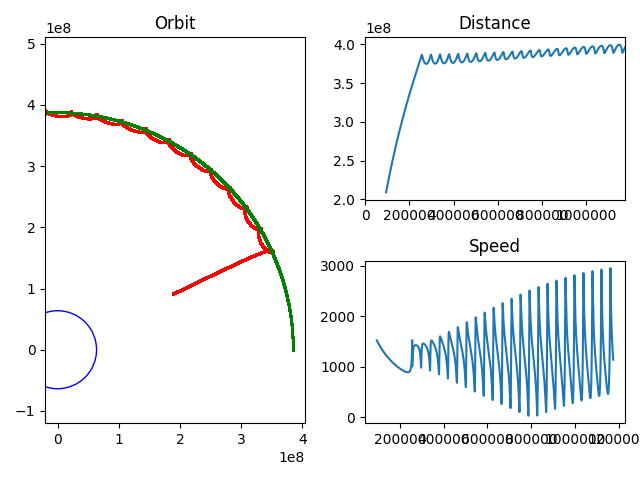

Recreate this plot in Python.
import matplotlib
matplotlib.use('Agg')

import matplotlib.pyplot as plt
import numpy as np

d = 6771000
p = 10**5

v = 7672
p = 100

print("start read")
t, x, y, d, vx, vy, mx, my = [], [], [], [], [], [], [], []
with open("orbit.txt") as f:
    lines = f.readlines()
    print("end read lines")
    mapped = map(str.split, lines)
    for line in mapped:
        j, ti, xi, yi, di, vxi, vyi, mxi, myi = map(float, line)
        t.append(ti)
        x.append(xi)
        y.append(yi)
        d.append(di)
        vx.append(vxi)
        vy.append(vyi)
        mx.append(mxi)
        my.append(myi)
    print("end parse")

t = np.array(t)
x = np.array(x)
y = np.array(y)
d = np.array(d)
vx = np.array(vx)
vy = np.array(vy)
mx = np.array(mx)
my = np.array(my)

# ORBIT
plt.subplot(121)
plt.scatter(x, y, s=1, color="r")
plt.axis('equal')
plt.gca().set_xlim(0, max(max(x), max(mx)))
plt.title("Orbit")

# EARTH
earth = plt.Circle((0, 0), 10*6.371e+6, color='blue', fill=False)
plt.gca().add_artist(earth)

# MOON
plt.scatter(mx, my, s=1, color="g")

# DISTANCE
plt.subplot(222)
plt.plot(t, d)
plt.gca().set_xlim(0, max(t))

plt.title("Distance")

# SPEED
plt.subplot(224)
plt.plot(t, np.sqrt(vx**2 + vy**2))
#  plt.axis('equal')
plt.title("Speed")

# plt.axis('off')
plt.tight_layout()

plt.savefig("graph.png")
#plt.show()

"""
start = 120000
for i in range(start, start + 20000, 500):
    print(t[i], np.sqrt(vx[i]**2 + vy[i]**2))

print(np.where(t == 228802.0))

start = 132500
for i in range(start - 500, start + 500, 50):
    print(t[i], np.sqrt(vx[i]**2 + vy[i]**2))
"""

# print((228752 - 96302.0)/(60*60*24))
